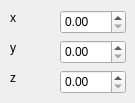
    <widget class="QWidget" name="tab">
     <attribute name="title">
      <string>translate</string>
     </attribute>
     <widget class="QDoubleSpinBox" name="meshMoveX">
      <property name="geometry">
       <rect>
        <x>60</x>
        <y>10</y>
        <width>66</width>
        <height>24</height>
       </rect>
      </property>
     </widget>
     <widget class="QDoubleSpinBox" name="meshMoveY">
      <property name="geometry">
       <rect>
        <x>60</x>
        <y>40</y>
        <width>66</width>
        <height>24</height>
       </rect>
      </property>
     </widget>
     <widget class="QDoubleSpinBox" name="meshMoveZ">
      <property name="geometry">
       <rect>
        <x>60</x>
        <y>70</y>
        <width>66</width>
        <height>24</height>
       </rect>
      </property>
     </widget>
     <widget class="QLabel" name="label_12">
      <property name="geometry">
       <rect>
        <x>10</x>
        <y>10</y>
        <width>31</width>
        <height>16</height>
       </rect>
      </property>
      <property name="text">
       <string>x</string>
      </property>
     </widget>
     <widget class="QLabel" name="label_13">
      <property name="geometry">
       <rect>
        <x>10</x>
        <y>40</y>
        <width>59</width>
        <height>16</height>
       </rect>
      </property>
      <property name="text">
       <string>y</string>
      </property>
     </widget>
     <widget class="QLabel" name="label_14">
      <property name="geometry">
       <rect>
        <x>10</x>
        <y>70</y>
        <width>59</width>
        <height>16</height>
       </rect>
      </property>
      <property name="text">
       <string>z</string>
      </property>
     </widget>
    </widget>
